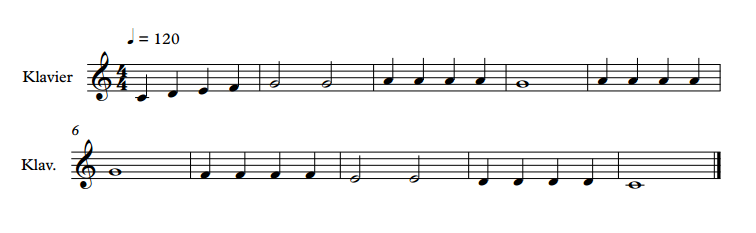
#> input picture entchen.png, 756 x 233 px
$ python houghcircles.py
#> lines starting #> are read from the running program, lines starting #| are printed output that depends on the picture
import cv2
import numpy as np
import matplotlib.pyplot as plt

img = cv2.imread('entchen.png', cv2.IMREAD_GRAYSCALE)
#> img: shape (233, 756); min 0, max 255, mean 241.6
imgblur = cv2.medianBlur(img, 5)
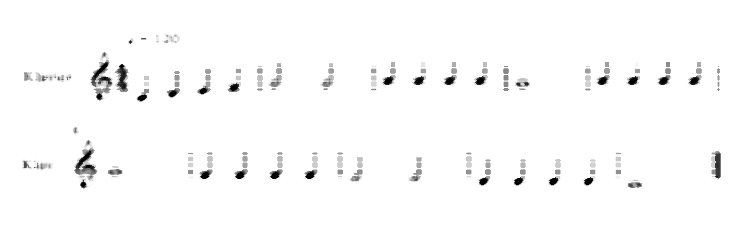
#> imgblur: shape (233, 756); min 0, max 255, mean 250.4
cimg = cv2.cvtColor(img,cv2.COLOR_GRAY2BGR)
fig = plt.figure()
circles = cv2.HoughCircles(imgblur, cv2.HOUGH_GRADIENT, 1, 10, param1=100, param2=10, minRadius=0, maxRadius=5)
#> circles = 36 rows, first 8: [99.5, 96.5, 3.3], [33.5, 75.5, 3.3], [259.5, 70.5, 3], [359.5, 171.5, 3], [392.5, 70.5, 3], [484.5, 70.5, 3], [487.5, 171.5, 3], [522.5, 171.5, 3]
for i in circles[0,:]:
    # draw the outer circle
    cv2.circle(cimg,(i[0],i[1]),i[2],(0,255,0),2)
    # draw the center of the circle
    cv2.circle(cimg,(i[0],i[1]),1,(0,0,255),3)
#> this loop made 36 passes
#> i on passes 1 to 12: [99.5, 96.5, 3.3], [33.5, 75.5, 3.3], [259.5, 70.5, 3], [359.5, 171.5, 3], [392.5, 70.5, 3], [484.5, 70.5, 3], [487.5, 171.5, 3], [522.5, 171.5, 3], [606.5, 70.5, 3], [698.5, 70.5, 3], [207.5, 71.5, 2.4], [418.5, 159.5, 2.4]
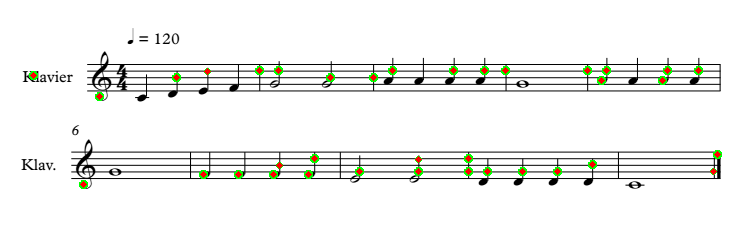
#> cimg: shape (233, 756, 3); mean B, G, R 239.4, 241.5, 240.7

cv2.imshow('detected circles', cimg)
cv2.waitKey(0)
cv2.destroyAllWindows()
